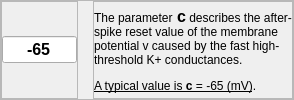
                        <widget class="QFrame" name="c_Izhik_frame">
                         <property name="frameShape">
                          <enum>QFrame::StyledPanel</enum>
                         </property>
                         <property name="frameShadow">
                          <enum>QFrame::Raised</enum>
                         </property>
                         <layout class="QHBoxLayout" name="horizontalLayout_24">
                          <property name="spacing">
                           <number>15</number>
                          </property>
                          <property name="leftMargin">
                           <number>0</number>
                          </property>
                          <property name="topMargin">
                           <number>0</number>
                          </property>
                          <property name="rightMargin">
                           <number>0</number>
                          </property>
                          <property name="bottomMargin">
                           <number>0</number>
                          </property>
                          <item>
                           <widget class="QFrame" name="c_value_frame">
                            <property name="frameShape">
                             <enum>QFrame::StyledPanel</enum>
                            </property>
                            <property name="frameShadow">
                             <enum>QFrame::Raised</enum>
                            </property>
                            <layout class="QHBoxLayout" name="horizontalLayout_25">
                             <property name="spacing">
                              <number>0</number>
                             </property>
                             <property name="leftMargin">
                              <number>0</number>
                             </property>
                             <property name="topMargin">
                              <number>0</number>
                             </property>
                             <property name="rightMargin">
                              <number>0</number>
                             </property>
                             <property name="bottomMargin">
                              <number>0</number>
                             </property>
                             <item>
                              <widget class="QLineEdit" name="c_value">
                               <property name="sizePolicy">
                                <sizepolicy hsizetype="Fixed" vsizetype="Fixed">
                                 <horstretch>0</horstretch>
                                 <verstretch>0</verstretch>
                                </sizepolicy>
                               </property>
                               <property name="minimumSize">
                                <size>
                                 <width>75</width>
                                 <height>0</height>
                                </size>
                               </property>
                               <property name="maximumSize">
                                <size>
                                 <width>75</width>
                                 <height>16777215</height>
                                </size>
                               </property>
                               <property name="font">
                                <font>
                                 <pointsize>12</pointsize>
                                 <weight>75</weight>
                                 <bold>true</bold>
                                </font>
                               </property>
                               <property name="styleSheet">
                                <string notr="true"/>
                               </property>
                               <property name="text">
                                <string>-65</string>
                               </property>
                               <property name="alignment">
                                <set>Qt::AlignCenter</set>
                               </property>
                              </widget>
                             </item>
                            </layout>
                           </widget>
                          </item>
                          <item>
                           <widget class="QFrame" name="c_text_frame">
                            <property name="sizePolicy">
                             <sizepolicy hsizetype="Expanding" vsizetype="Preferred">
                              <horstretch>0</horstretch>
                              <verstretch>0</verstretch>
                             </sizepolicy>
                            </property>
                            <property name="frameShape">
                             <enum>QFrame::StyledPanel</enum>
                            </property>
                            <property name="frameShadow">
                             <enum>QFrame::Raised</enum>
                            </property>
                            <layout class="QHBoxLayout" name="horizontalLayout_26">
                             <property name="spacing">
                              <number>0</number>
                             </property>
                             <property name="leftMargin">
                              <number>0</number>
                             </property>
                             <property name="topMargin">
                              <number>0</number>
                             </property>
                             <property name="rightMargin">
                              <number>0</number>
                             </property>
                             <property name="bottomMargin">
                              <number>0</number>
                             </property>
                             <item>
                              <widget class="QLabel" name="c_text">
                               <property name="text">
                                <string>&lt;html&gt;&lt;head/&gt;&lt;body&gt;&lt;p&gt;&lt;span style=&quot; font-size:9pt;&quot;&gt;The parameter&lt;/span&gt;&lt;span style=&quot; font-size:12pt; font-weight:600;&quot;&gt; c&lt;/span&gt;&lt;span style=&quot; font-size:9pt;&quot;&gt; describes the after-spike reset value of the membrane potential v caused by the fast high-threshold K+ conductances. &lt;/span&gt;&lt;/p&gt;&lt;p&gt;&lt;span style=&quot; font-size:9pt; text-decoration: underline;&quot;&gt;A typical value is &lt;/span&gt;&lt;span style=&quot; font-size:9pt; font-weight:600; text-decoration: underline;&quot;&gt;c&lt;/span&gt;&lt;span style=&quot; font-size:9pt; text-decoration: underline;&quot;&gt; = -65 (mV)&lt;/span&gt;&lt;span style=&quot; font-size:9pt;&quot;&gt;.&lt;/span&gt;&lt;/p&gt;&lt;/body&gt;&lt;/html&gt;</string>
                               </property>
                               <property name="wordWrap">
                                <bool>true</bool>
                               </property>
                              </widget>
                             </item>
                            </layout>
                           </widget>
                          </item>
                         </layout>
                        </widget>
